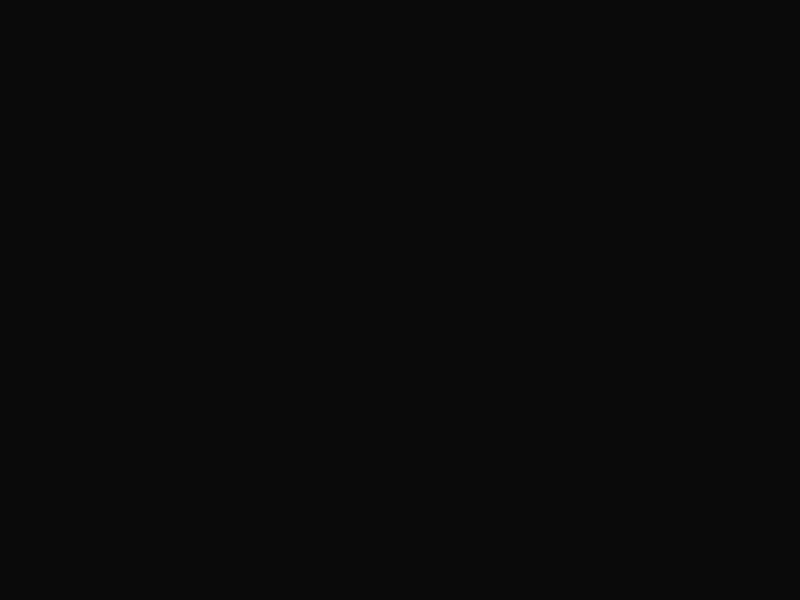
Frame 1 (no input)
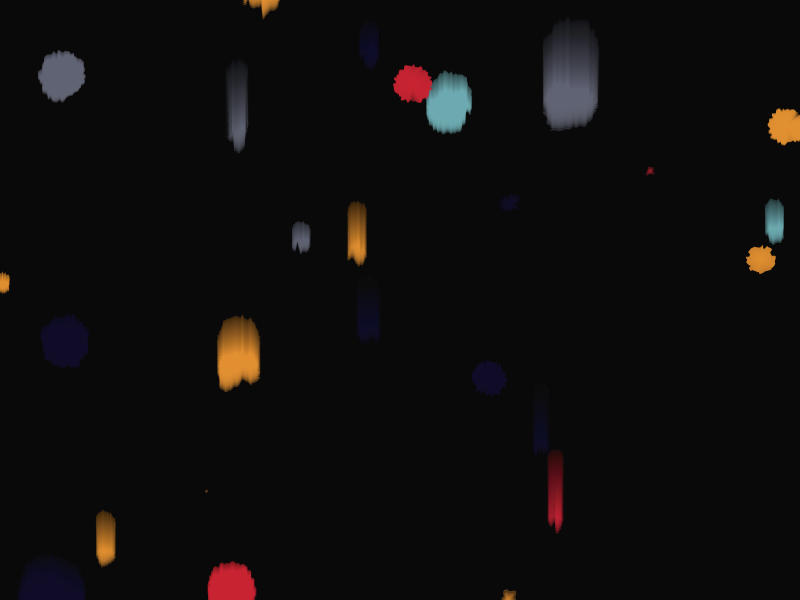
Frame 60 (no input)
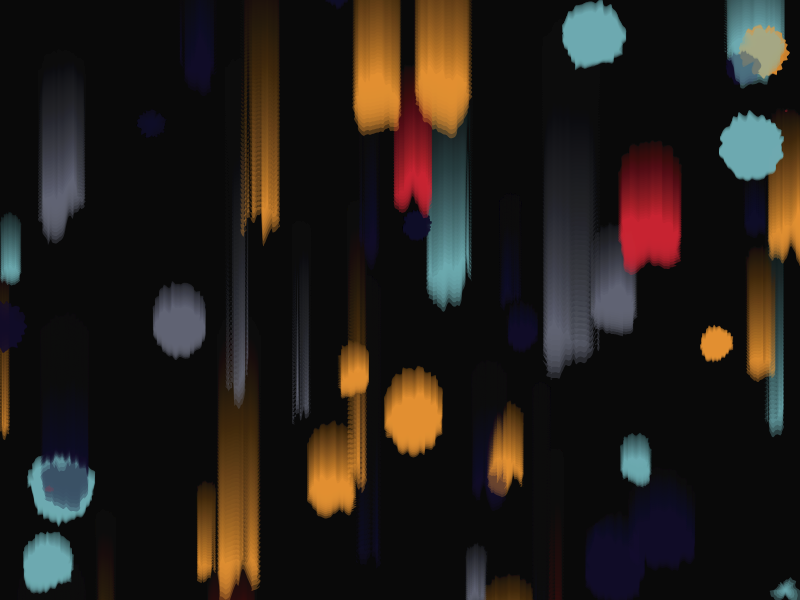
Frame 120 (the mouse pressed at the canvas centre since frame 60)

The p5.js sketch that drew these frames (run headless with seeded random() and noise() and a simulated clock; from frame 60 on, the mouse is pressed at the canvas centre):

// p5.js sketch
// ── sketch.js
//recommended soundtrack- "bad girl" by Devendra Banhart

rain=[]
colors=["#75b9be","#696d7d","#d72638","#f49d37","#140f2d"]

function setup() {
  createCanvas(800, 600);
	background('#090909');
	//blendMode(HARD_LIGHT)
}

function draw() {
	backgroundColor=color('#131212')
	backgroundColor.setAlpha(10)
	background(backgroundColor)
  
  if(frameCount%2==0){
    rain.push(new drip(random(width), random(-100, height), random(5, 30)))
  }

  for(let i=rain.length-1; i>=0; i--){
    rain[i].move();
    rain[i].show();
  }
}

class pointer{
  constructor(rad, acc, finalSize){
    this.dist=1
    this.rad=rad
    this.speed=0
    this.acc=acc
    this.pos=createVector(0, 0)
    this.finalSize=finalSize
    this.downSpeed=createVector(0, 0.01)
    this.downAcc=createVector(0, 0.05+this.acc/500)
  }
  move(){
    if(this.dist<=this.finalSize){
    this.speed+=this.acc
    this.dist+=this.speed
    this.pos=createVector(cos(this.rad)*this.dist, sin(this.rad)*this.dist)
    } else{
      this.downSpeed.add(this.downAcc);
      this.pos.add(this.downSpeed);  
    }
  }
}


class drip{
  constructor(x, y, extent){
    this.splat=[]
		this.color= color(random(colors))
    this.x=x
    this.y=y
		this.death=500
    this.extent=extent
    this.noiseStart=random(1000)
  for(let i=this.noiseStart;i<this.noiseStart+TWO_PI; i+=0.1){
    let acc= (noise(i))
    this.splat.push(new pointer(i, acc, extent))
  }  
  }
  
 move(){
   for(let n of this.splat){
     n.move()
   }
	 this.death-=1
   if(this.death<1){
     let index = rain.indexOf(this);
      rain.splice(index, 1);
   }
 } 
 show(){
 noStroke()
	 this.color.setAlpha(80)
 fill(this.color)
   push()
  translate(this.x, this.y)
  beginShape()
  for(let i=0; i<this.splat.length; i++){
    curveVertex(this.splat[i].pos.x, this.splat[i].pos.y)
  }
  endShape(CLOSE)
pop() 
 }
  
}

function mousePressed() {
    let fs = fullscreen();
    fullscreen(!fs);
}
